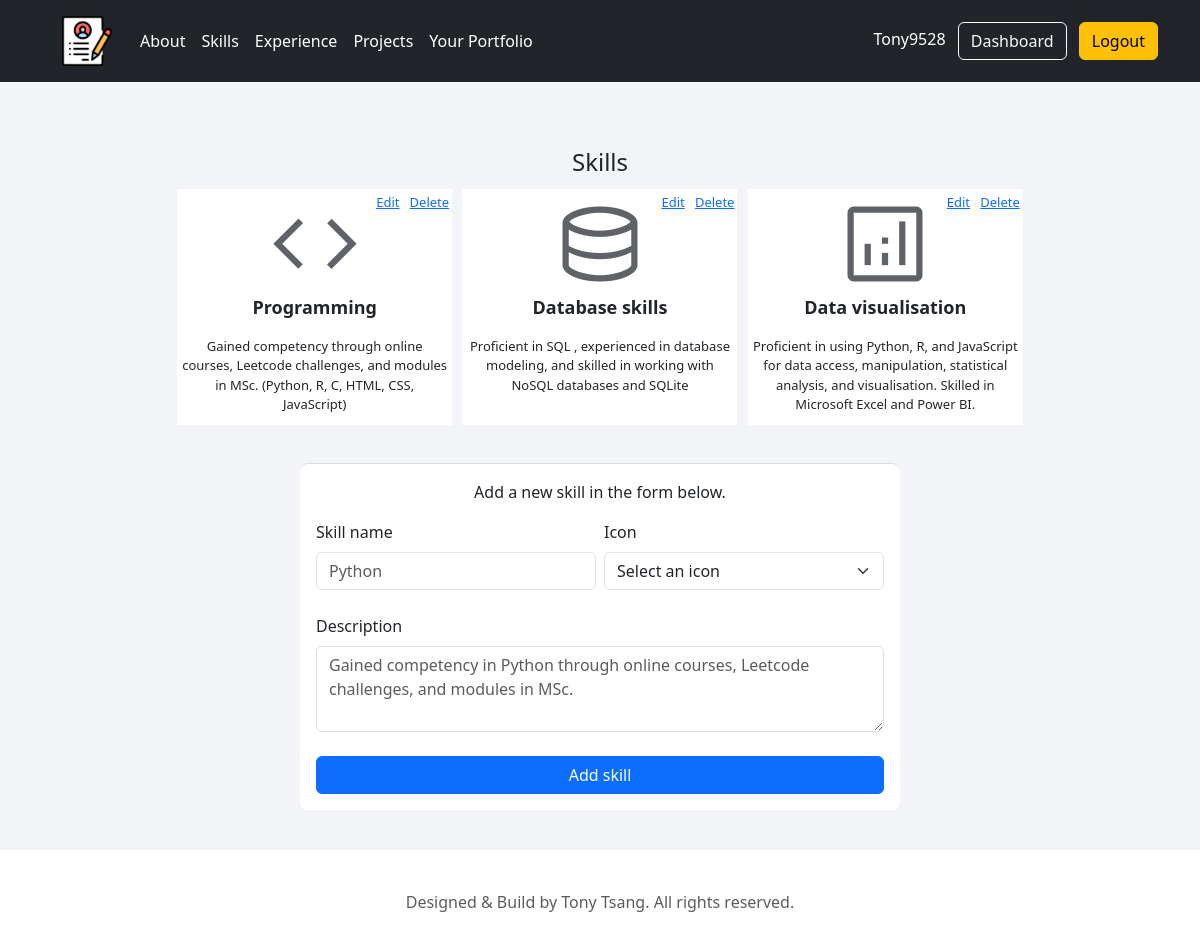
/skills (signed in), run on the app's committed database.
### tables this page shows
CREATE TABLE "skills"(
    "skill_id" INTEGER PRIMARY KEY AUTOINCREMENT,
    "user_id" INTEGER NOT NULL,
    "skill_name" TEXT NOT NULL,
    "skill_content" TEXT NOT NULL,
    "skill_icon" TEXT NOT NULL,
    FOREIGN KEY ("user_id") REFERENCES "users" ("id")
);

### portfolio/routes.py (the view, shortened to what this page needs)
@app.route('/skills', methods = ['GET', 'POST'])
def skills():
    if not session["user_id"]:
        flash("Please login first")
        return redirect(url_for('login'))
    user_id = session["user_id"]
    username = session["username"]
    icons = [
        "Analytics", "Cloud", "Coding", "Communication", "CSS", "Database",
        "HTML", "JavaScript", "Leadership", "Project Management", "Public Speaking",
        "Sale", "Science", "Teamwork", "Translation", "Writing"
    ]
    sql = "SELECT * FROM skills WHERE user_id = :user_id"
    sql = text(sql)
    user_skills = db.engine.connect().execute(sql, {'user_id': user_id}).fetchall()
    return render_template("skills.html", username=username, icons=icons, user_skills=user_skills)

### portfolio/templates/skills.html (shortened to what this page needs)
{% extends "layout.html" %}
{% block content %}
<div class="container">
    <div class="text-center skills-container">
        <h1 class="h4 mb-2 fw-normal">Skills</h1>
        <div class="container text-center px-3 gy-3">
            {% if user_skills%}
            <div class="row g-2">
                {% for row in user_skills%}
                    <div class="col-4 skill-container position-relative">
                        <div class="position-absolute top-0 end-0">
                            <a href="{{url_for('edit_skill', id=row.skill_id)}}"><span class="edit-delete">Edit</span></a>
                            <a href="{{url_for('delete_skill', id=row.skill_id)}}"><span class="edit-delete">Delete</span></a>
                        </div>
                        <img class="skill-icon" src="{{url_for('static', filename='img/' + row.skill_icon + '.png')}}">
                        <p class="skill-name">{{row.skill_name}}</p>
                        <p class="skill-content">{{row.skill_content}}</p>
                    </div>
                {% endfor %}
            </div>
            {% endif %}
        </div>
    </div>
    <div class="container text-left form-container">
        <p class="text-center">Add a new skill in the form below.</p>
        <form action="/skills" method="POST" class="row g-2">
            <div class="mb-3 col-md-6">
                <label for="skill_name" class="form-label">Skill name</label>
                <input type="text" name="skill_name" class="form-control" placeholder="Python" required>
            </div>
            <div class="mb-3 col-md-6">
                <label for="skill_icon" class="form-label">Icon</label>
                <select type="text" name="skill_icon" class="form-select" required>
                    <option disabled selected="">Select an icon</option>
                </select>
            </div>
            <div class="mb-3">
                <label for="skill_content" class="form-label">Description</label>
                <textarea id="skill_content" name="skill_content" class="form-control" rows="3" placeholder="Gained competency in Python through online courses, Leetcode challenges, and modules in MSc." required></textarea>
            </div>
            <div class="d-grid gap-2">
                <button type="submit" class="btn btn-primary">Add skill</button>
            </div>
        </form>
    </div>
</div>
{% endblock content %}

### portfolio/static/css/style.css (style rules this page uses)
.form-container { background-color: #fff; border-radius: 8px; border-top: 1px solid #dadde1; box-sizing: border-box; padding: 16px; position: relative; width: 600px; }
.skills-container { max-width: 900px; padding: 10px; margin: 16px auto; }
.skill-container { max-width: 275px; padding: 5px; margin: 12px auto; background-color: white; }
.skill-icon { max-width: 100px; }
.skill-name { font-weight: bold; font-size: large; }
.skill-content { font-size: small; margin: 5px auto; }
.edit-delete { font-size: small; padding:3px; }

### data on the page
skills: skill_icon (picture), skill_name "Programming", skill_content "Gained competency through online courses, Leetcode challenges, and modules in MSc. (Python, R, C, HTML, CSS, JavaScript)"
skills: skill_icon (picture), skill_name "Database skills", skill_content "Proficient in SQL , experienced in database modeling, and skilled in working with NoSQL databases and SQLite"
skills: skill_icon (picture), skill_name "Data visualisation", skill_content "Proficient in using Python, R, and JavaScript for data access, manipulation, statistical analysis, and visualisation. Skilled in Microsoft Excel and Power BI."

### other printed values
{{ username }} "Tony9528"
